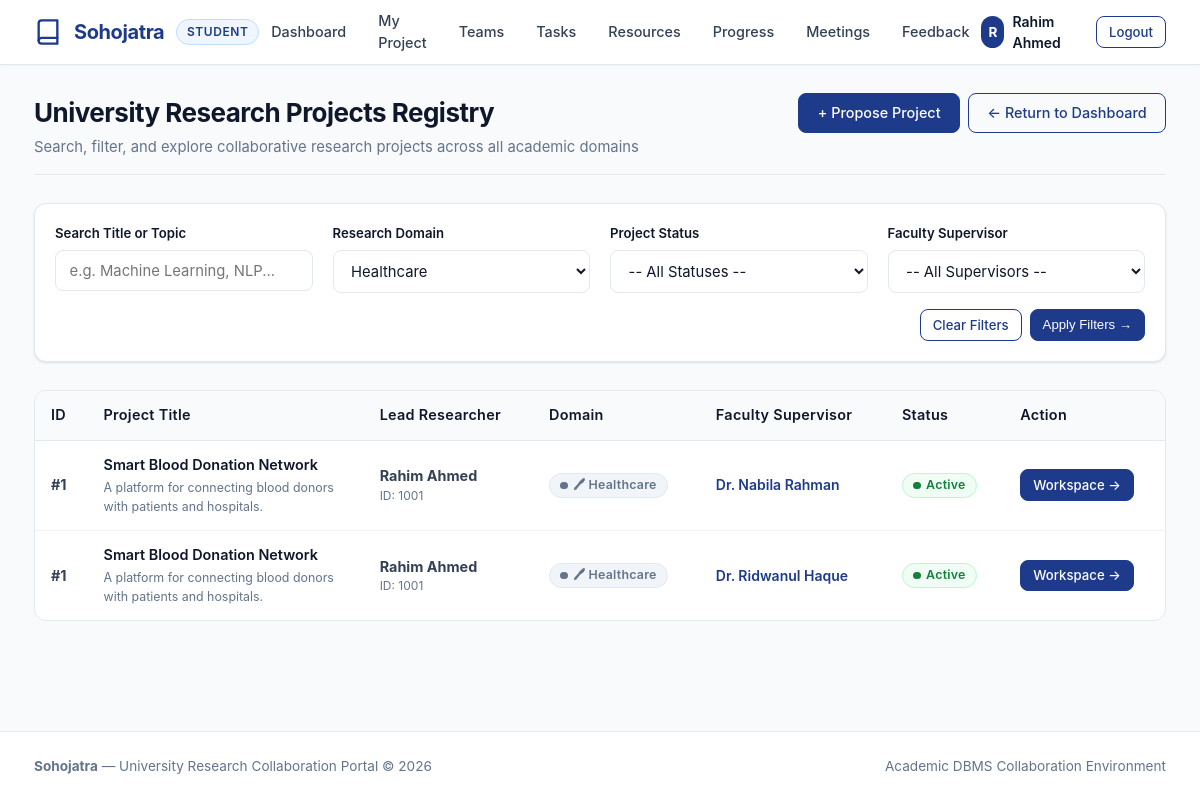
/view_all_projects.php?domain=Healthcare (signed in), run on the app's committed database.
### tables this page shows
CREATE TABLE `project` (
  `Project_ID` int(11) NOT NULL,
  `Title` varchar(150) NOT NULL,
  `Student_ID` int(11) DEFAULT NULL,
  `Domain` varchar(50) DEFAULT NULL,
  `Admin_ID` int(11) DEFAULT NULL,
  `Description` text DEFAULT NULL,
  `Status` varchar(30) NOT NULL,
  `Creation_Date` date NOT NULL
);

CREATE TABLE `user` (
  `User_ID` int(11) NOT NULL,
  `First_Name` varchar(50) NOT NULL,
  `Last_Name` varchar(50) NOT NULL,
  `Department` varchar(100) NOT NULL,
  `Email` varchar(100) NOT NULL,
  `Password` varchar(255) NOT NULL
);

### view_all_projects.php (the view, shortened to what this page needs)
<?php
include 'db.php';
$domains_list = [];
$d_res = $conn->query("SELECT DISTINCT Domain FROM project WHERE Domain IS NOT NULL AND Domain != '' ORDER BY Domain ASC");
if ($d_res) {
    while ($d_row = $d_res->fetch_assoc()) {
        $domains_list[] = $d_row['Domain'];
    }
}
$search = isset($_GET['search']) ? trim($_GET['search']) : '';
$domain = isset($_GET['domain']) ? trim($_GET['domain']) : '';
$status = isset($_GET['status']) ? trim($_GET['status']) : '';
$faculty_id = isset($_GET['faculty_id']) ? (int)$_GET['faculty_id'] : 0;
$sql = "SELECT p.Project_ID, p.Title, p.Student_ID, p.Domain, p.Description, p.Status, p.Creation_Date,
               u_stu.First_Name AS Stu_First, u_stu.Last_Name AS Stu_Last,
               t.Team_Name, u_fac.First_Name AS Fac_First, u_fac.Last_Name AS Fac_Last, f.Faculty_ID
        FROM project p
        LEFT JOIN user u_stu ON p.Student_ID = u_stu.User_ID
        LEFT JOIN team t ON p.Project_ID = t.Project_ID
        LEFT JOIN faculty f ON t.Faculty_ID = f.Faculty_ID
        LEFT JOIN user u_fac ON f.Faculty_ID = u_fac.User_ID
        WHERE 1=1";
$types = "";
$params = [];
if (!empty($domain)) {
    $sql .= " AND p.Domain = ?";
    $types .= "s";
    $params[] = $domain;
}
$sql .= " ORDER BY p.Project_ID DESC";
$stmt = $conn->prepare($sql);
if (!empty($params)) {
    $stmt->bind_param($types, ...$params);
}
$stmt->execute();
$result = $stmt->get_result();
$back_href = 'student_dashboard.php';
include 'includes/header.php';
include 'includes/navbar.php';
?>
<main class="main-content">
    <div class="container">
        <div class="page-header" style="flex-wrap: wrap; gap: 1rem; align-items: flex-start;">
            <div>
                <h1 class="page-title">University Research Projects Registry</h1>
                <p class="page-subtitle">Search, filter, and explore collaborative research projects across all academic domains</p>
            </div>
            <div class="page-actions" style="display: flex; gap: 0.5rem; flex-wrap: wrap;">
                <?php if ($role === 'Student'): ?>
                    <a href="create_project.php" class="btn btn-primary">+ Propose Project</a>
                <?php elseif ($role === 'Faculty'): ?>
                    <a href="join_project.php" class="btn btn-primary">+ Supervise Project</a>
                <?php endif; ?>
                <a href="<?php echo htmlspecialchars($back_href); ?>" class="btn btn-outline">&larr; Return to Dashboard</a>
            </div>
        </div>
        <div class="card" style="margin-bottom: 1.75rem; background: var(--bg-card); padding: 1.25rem;">
            <form method="GET" action="view_all_projects.php">
                <div class="grid-4" style="margin-bottom: 1rem;">
                    <div>
                        <label class="form-label" for="search" style="font-size: 0.825rem;">Search Title or Topic</label>
                        <input
                            type="text"
                            id="search"
                            name="search"
                            class="form-control"
                            placeholder="e.g. Machine Learning, NLP..."
                            value="<?php echo htmlspecialchars($search); ?>"
                        >
                    </div>
                    <div>
                        <label class="form-label" for="domain" style="font-size: 0.825rem;">Research Domain</label>
                        <select id="domain" name="domain" class="form-select">
                            <?php foreach ($domains_list as $d_opt): ?>
                                <option value="<?php echo htmlspecialchars($d_opt); ?>" <?php echo ($domain === $d_opt) ? 'selected' : ''; ?>>
                                    <?php echo htmlspecialchars($d_opt); ?>
                                </option>
                            <?php endforeach; ?>
                        </select>
                    </div>
                    <div>
                        <label class="form-label" for="status" style="font-size: 0.825rem;">Project Status</label>
                        <select id="status" name="status" class="form-select">
                            <option value="">-- All Statuses --</option>
                        </select>
                    </div>
                    <div>
                        <label class="form-label" for="faculty_id" style="font-size: 0.825rem;">Faculty Supervisor</label>
                        <select id="faculty_id" name="faculty_id" class="form-select">
                            <option value="0">-- All Supervisors --</option>
                        </select>
                    </div>
                </div>
                <div style="display: flex; gap: 0.5rem; justify-content: flex-end; align-items: center;">
                    <?php if (!empty($search) || !empty($domain) || !empty($status) || $faculty_id > 0): ?>
                        <a href="view_all_projects.php" class="btn btn-sm btn-outline">Clear Filters</a>
                    <?php endif; ?>
                    <button type="submit" class="btn btn-sm btn-primary">
                        Apply Filters &rarr;
                    </button>
                </div>
            </form>
        </div>
        <?php if ($result && $result->num_rows > 0): ?>
            <div class="table-responsive">
                <table class="table">
                    <thead>
                        <tr>
                            <th>ID</th>
                            <th>Project Title</th>
                            <th>Lead Researcher</th>
                            <th>Domain</th>
                            <th>Faculty Supervisor</th>
                            <th>Status</th>
                            <th>Action</th>
                        </tr>
                    </thead>
                    <tbody>
                        <?php while ($row = $result->fetch_assoc()): ?>
                            <?php
                            $status_class = 'badge-pending';
                            if (strcasecmp($row['Status'], 'Active') === 0 || strcasecmp($row['Status'], 'Approved') === 0) {
                                $status_class = 'badge-active';
                            } elseif (strcasecmp($row['Status'], 'Completed') === 0) {
                                $status_class = 'badge-completed';
                            }
                            ?>
                            <tr>
                                <td><strong>#<?php echo htmlspecialchars($row['Project_ID']); ?></strong></td>
                                <td style="font-weight: 600; color: var(--text-main); max-width: 250px;">
                                    <?php echo htmlspecialchars($row['Title']); ?>
                                    <div style="font-size: 0.775rem; color: var(--text-muted); font-weight: normal; margin-top: 0.2rem;">
                                        <?php echo htmlspecialchars(mb_strimwidth($row['Description'], 0, 80, "...")); ?>
                                    </div>
                                </td>
                                <td>
                                    <?php if (!empty($row['Stu_First'])): ?>
                                        <strong><?php echo htmlspecialchars($row['Stu_First'] . ' ' . $row['Stu_Last']); ?></strong>
                                        <div style="font-size: 0.75rem; color: var(--text-muted);">ID: <?php echo htmlspecialchars($row['Student_ID']); ?></div>
                                    <?php else: ?>
                                        Student ID: <?php echo htmlspecialchars($row['Student_ID']); ?>
                                    <?php endif; ?>
                                </td>
                                <td>
                                    <span class="badge badge-low">&#128394; <?php echo htmlspecialchars($row['Domain']); ?></span>
                                </td>
                                <td>
                                    <?php if (!empty($row['Fac_First'])): ?>
                                        <span style="font-weight: 600; color: var(--primary); font-size: 0.875rem;">
                                            Dr. <?php echo htmlspecialchars($row['Fac_First'] . ' ' . $row['Fac_Last']); ?>
                                        </span>
                                    <?php else: ?>
                                        <span style="color: var(--text-muted); font-size: 0.825rem;">Unassigned</span>
                                    <?php endif; ?>
                                </td>
                                <td>
                                    <span class="badge <?php echo $status_class; ?>">
                                        <?php echo htmlspecialchars($row['Status']); ?>
                                    </span>
                                </td>
                                <td>
                                    <a href="view_project.php?id=<?php echo $row['Project_ID']; ?>" class="btn btn-sm btn-primary">
                                        Workspace &rarr;
                                    </a>
                                </td>
                            </tr>
                        <?php endwhile; ?>
                    </tbody>
                </table>
            </div>
        <?php endif; ?>
    </div>
</main>
<?php include 'includes/footer.php'; ?>

### data on the page
project: Project_ID "1", Title "Smart Blood Donation Network", Description "A platform for connecting blood donors with patients and hospitals.", user.First_Name+Last_Name "Rahim Ahmed", Student_ID "1001", Domain "Healthcare", user.First_Name+Last_Name "Nabila Rahman", Status "Active", user.First_Name+Last_Name "Ridwanul Haque"

### other printed values
$role "STUDENT"
$user_initial "R"
$user_name "Rahim Ahmed"
form field domain "Healthcare"
